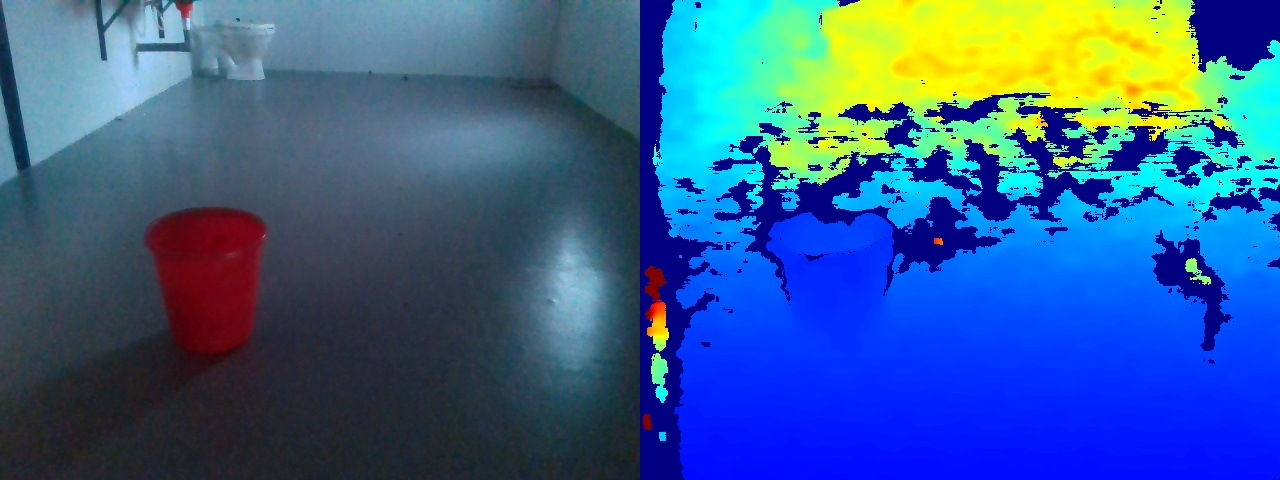
#> input picture dustbin_experiments/dustbin_distance_through_depth_map/depth_files_new/130_1.jpg, 1280 x 480 px
$ python -i depth_bottom_dustbin.py   (imports and definitions only)
#> lines starting #> are read from the running program, lines starting #| are printed output that depends on the picture; after the words box and inside, x2 and y2 are one past the last pixel; in counts of white or black regions, pixels touching at a corner belong together
import pyrealsense2 as rs
import numpy as np
import cv2
import matplotlib.pyplot as plt
from math import sqrt
# Configure depth and color streams
# [1 line that did not run here, left out]
# [1 line that did not run here, left out]

# Get device product line for setting a supporting resolution
# [1 line that did not run here, left out]
# [1 line that did not run here, left out]
# [1 line that did not run here, left out]
# [1 line that did not run here, left out]


# Start streaming
# [1 line not run here, left out]
count_no=0

def get_depth_at_pixel(depth_frame, pixel_x, pixel_y):
    """
    Get the depth value at the desired image point
    Parameters:
    -----------
    depth_frame      : rs.frame()
                           The depth frame containing the depth information of the image coordinate
    pixel_x              : double
                           The x value of the image coordinate
    pixel_y              : double
                            The y value of the image coordinate
    Return:
    ----------
    depth value at the desired pixel
    """
    return depth_frame.as_depth_frame().get_distance(round(pixel_x), round(pixel_y))

def erode_dilate(image):
    """
    Function to perform morphological operations to fill the 'holes' in the threshold image
    """
    kernel = np.ones((5, 5), np.uint8)
    img_erosion = cv2.erode(image, kernel, iterations=1)
    img_dilation = cv2.dilate(img_erosion, kernel, iterations=2)

    return img_dilation
def segment_dustbin(img):
    img_hsv=cv2.cvtColor(img,cv2.COLOR_RGB2HSV)
#> img_hsv: shape (480, 1280, 3); mean H, S, V 102.7, 171.4, 164.6
    h,s,v=cv2.split(img_hsv)
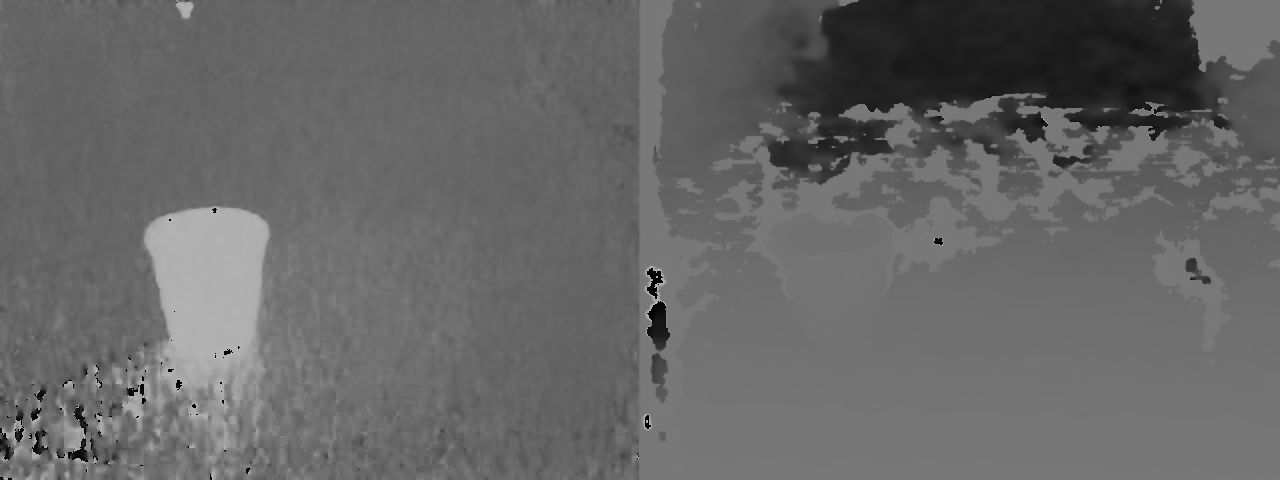
#> h: shape (480, 1280); min 0, max 179, mean 102.7
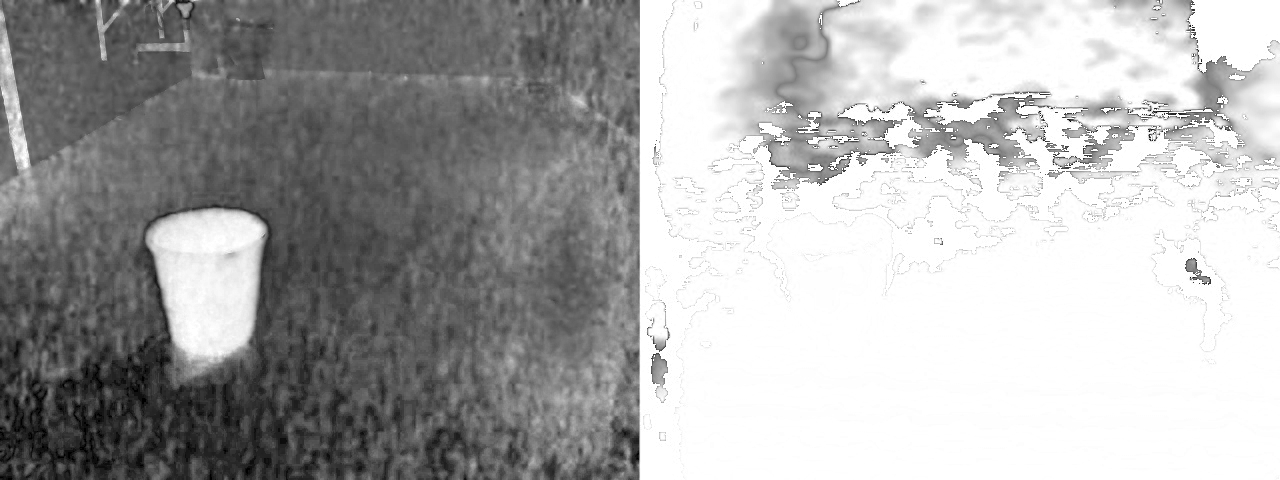
#> s: shape (480, 1280); min 0, max 255, mean 171.4
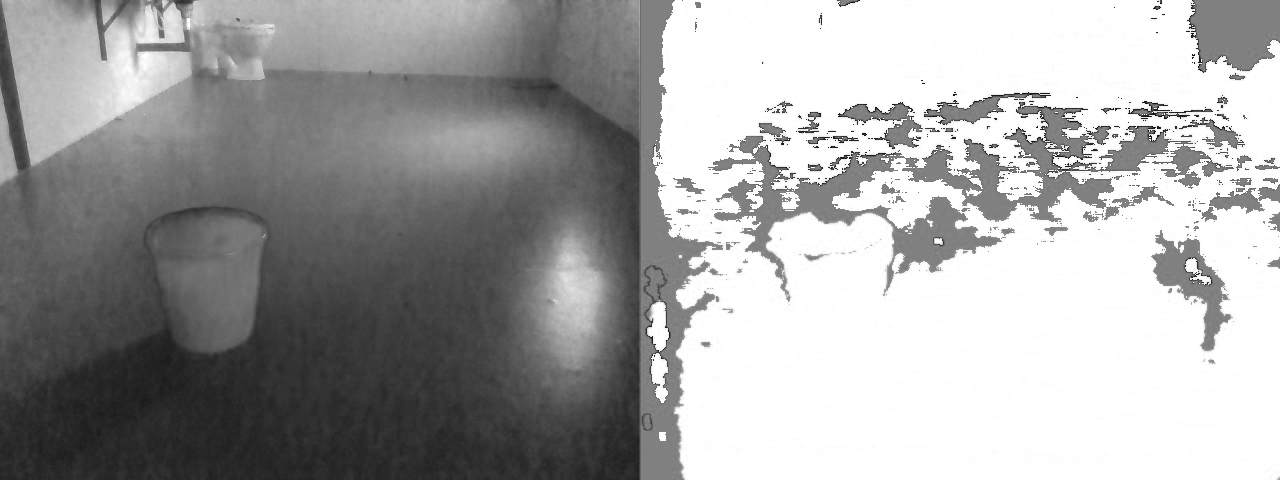
#> v: shape (480, 1280); min 13, max 255, mean 164.6

    mask=cv2.inRange(s, 0,140)
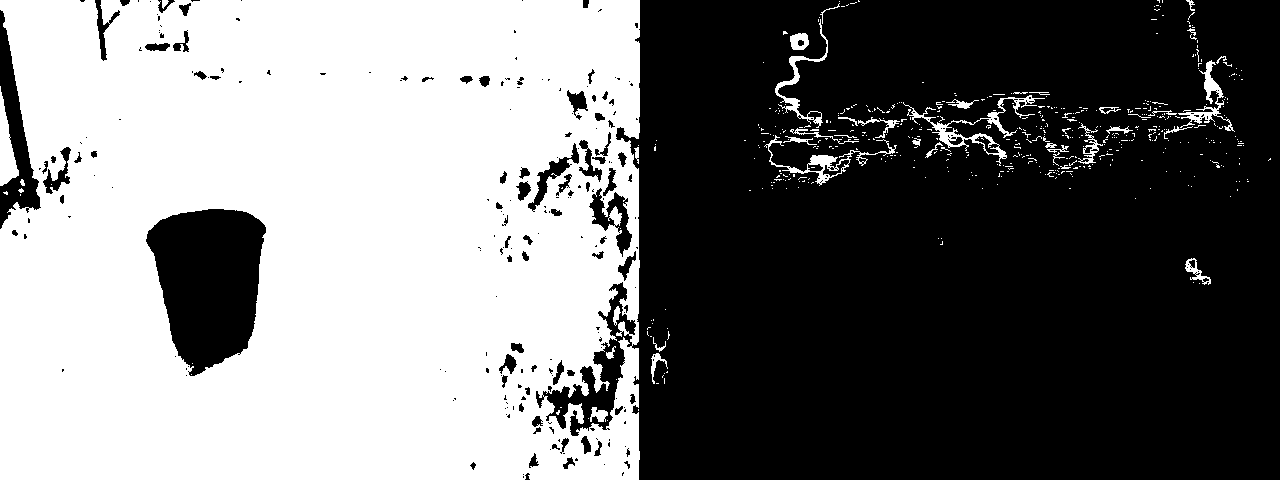
#> mask: shape (480, 1280); 46.4% white; 492 white regions (452 under 20 px), largest, box (x1, y1, x2, y2) and area: (0, 0, 640, 480) 276060, (903, 95, 1045, 166) 1285, (0, 86, 19, 186) 951
    mask1=cv2.bitwise_not(mask)


    mask1=erode_dilate(mask1)
#> in erode_dilate, `img_erosion = cv2.erode(image, kernel, iterations=1)`:
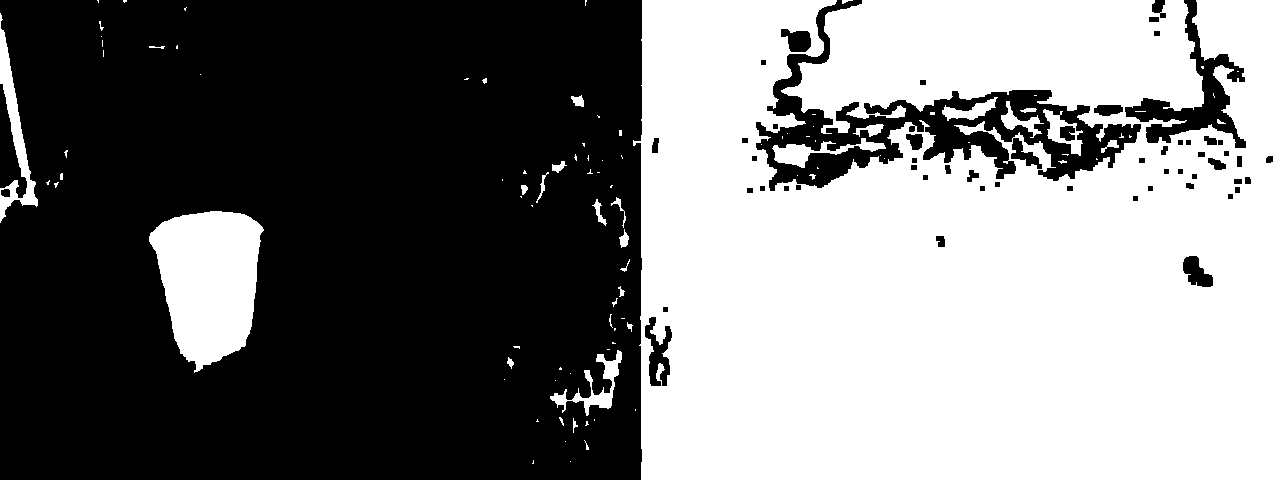
#> img_erosion: shape (480, 1280); 48.4% white; 100 white regions (68 under 20 px), largest, box (x1, y1, x2, y2) and area: (633, 0, 1280, 480) 276448, (149, 211, 264, 373) 13011, (0, 13, 38, 223) 2135
#> in erode_dilate, `img_dilation = cv2.dilate(img_erosion, kernel, iterations=2)`:
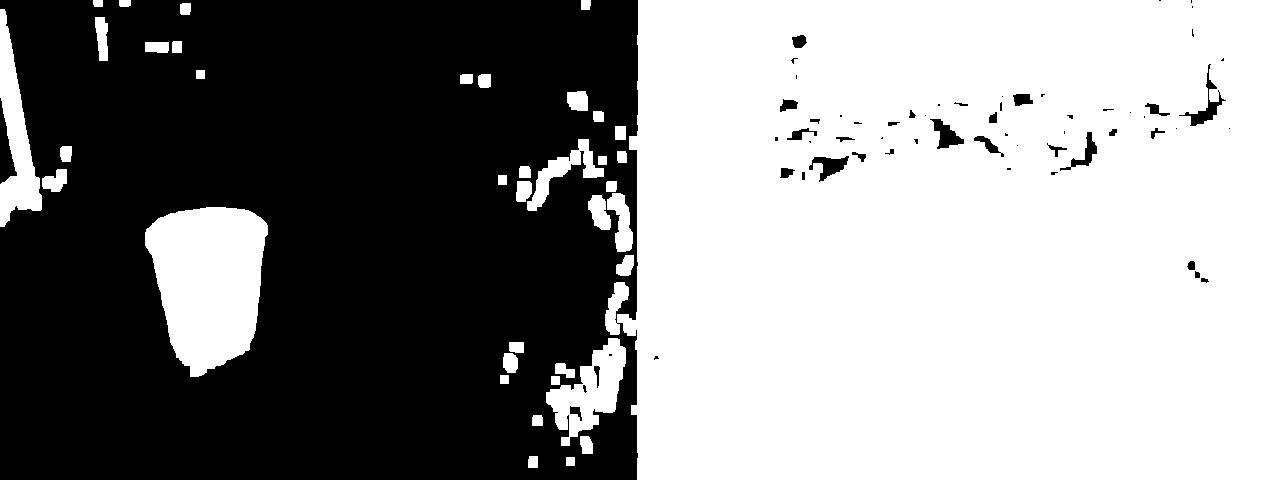
#> img_dilation: shape (480, 1280); 55% white; 62 black regions (32 under 20 px)
    # cv.imshow("MASK",mask1)
    contours, hierarchy = cv2.findContours(mask1, cv2.RETR_EXTERNAL, cv2.CHAIN_APPROX_NONE)
#> contours = 38 contours; largest, box (x1, y1, x2, y2) and area: (605, 0, 1280, 480) 308479, (145, 207, 268, 377) 15080, (546, 338, 626, 446) 3966, (0, 9, 42, 227) 3944, (527, 139, 604, 211) 1410
    # drawing = np.zeros((mask1.shape[0], mask1.shape[1], 3), np.uint8)
    contour_points=[]
    max_contour=max(contours,key=cv2.contourArea)
#> max_contour = contour of 2464 points, box (x1, y1, x2, y2) (605, 0, 1280, 480), area 308479

    # [6 lines of commented-out code are left out]
    white_points=[]
    for i in range(len(mask1)):
        for j in range(len(mask1[0])):
            if mask1[i][j]==255:
                white_points.append([j,i])
#> after the loop, white_points = 337669 items
    desired_points=white_points[len(white_points)-15:len(white_points)]
#> desired_points = [[1265, 479], [1266, 479], [1267, 479], [1268, 479], [1269, 479], [1270, 479], [1271, 479], [1272, 479], [1273, 479], [1274, 479], [1275, 479], [1276, 479], [1277, 479], [1278, 479], [1279, 479]]


    return contour_points,desired_points


# [77 lines not run here, left out]

>>> import cv2
>>> picture = cv2.cvtColor(cv2.imread('depth_files_new/130_1.jpg'), cv2.COLOR_BGR2RGB)
>>> result = segment_dustbin(picture)
#> result = ([], [[1265, 479], [1266, 479], [1267, 479], [1268, 479], [1269, 479], [1270, 479], [1271, 479], [1272, 479], [1273, 479], [1274, 479], [1275, 479], [1276, 479], [1277, 479], [1278, 479], [1279, 479]])

$ run again, on dustbin_experiments/dustbin_distance_through_depth_map/depth_files_new/130_2.jpg
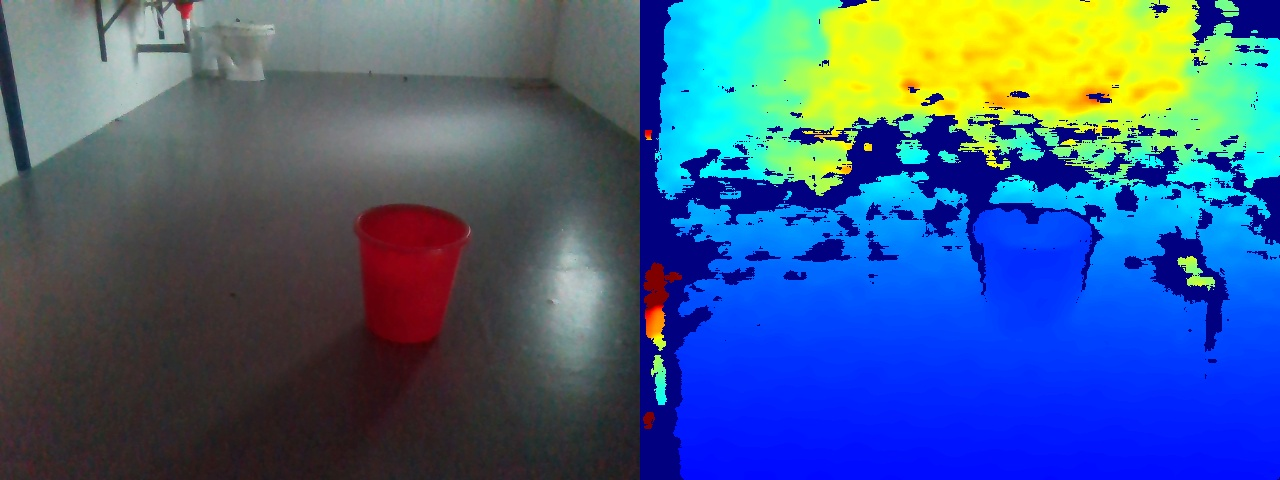
#> input picture dustbin_experiments/dustbin_distance_through_depth_map/depth_files_new/130_2.jpg, 1280 x 480 px
#> img_hsv: shape (480, 1280, 3); mean H, S, V 91.7, 144.8, 159.6
#> in segment_dustbin, `mask=cv2.inRange(s, 0,140)`:
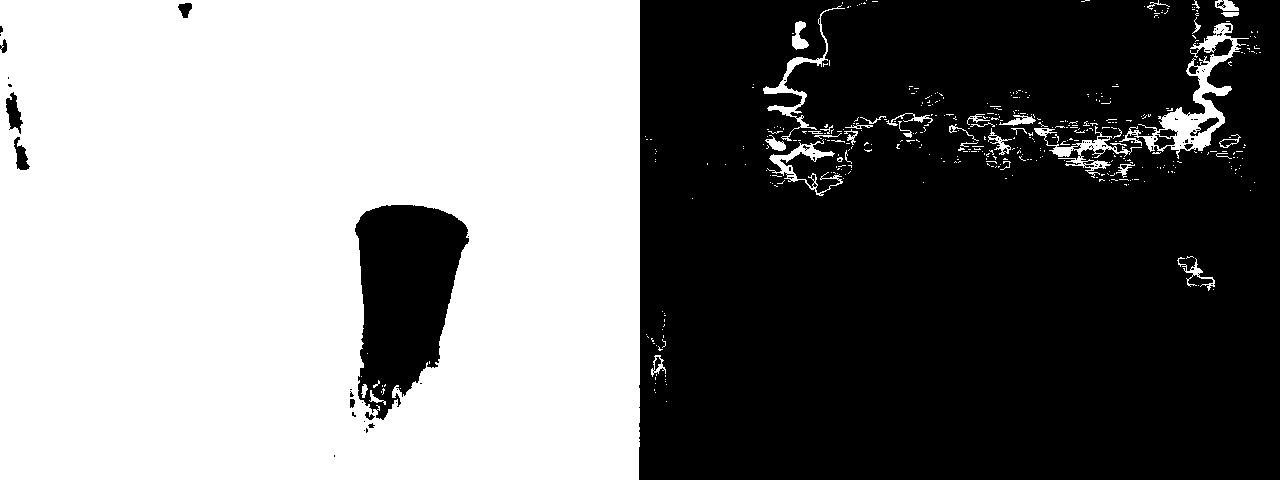
#> mask: shape (480, 1280); 48.8% white; 429 white regions (390 under 20 px), largest, box (x1, y1, x2, y2) and area: (0, 0, 640, 480) 289623, (1119, 23, 1249, 159) 3483, (1034, 126, 1142, 178) 1043
#> img_erosion: shape (480, 1280); 47.4% white; 62 white regions (34 under 20 px), largest, box (x1, y1, x2, y2) and area: (641, 0, 1280, 480) 273401, (358, 207, 466, 407) 14298, (791, 156, 836, 177) 517
#> in erode_dilate, `img_dilation = cv2.dilate(img_erosion, kernel, iterations=2)`:
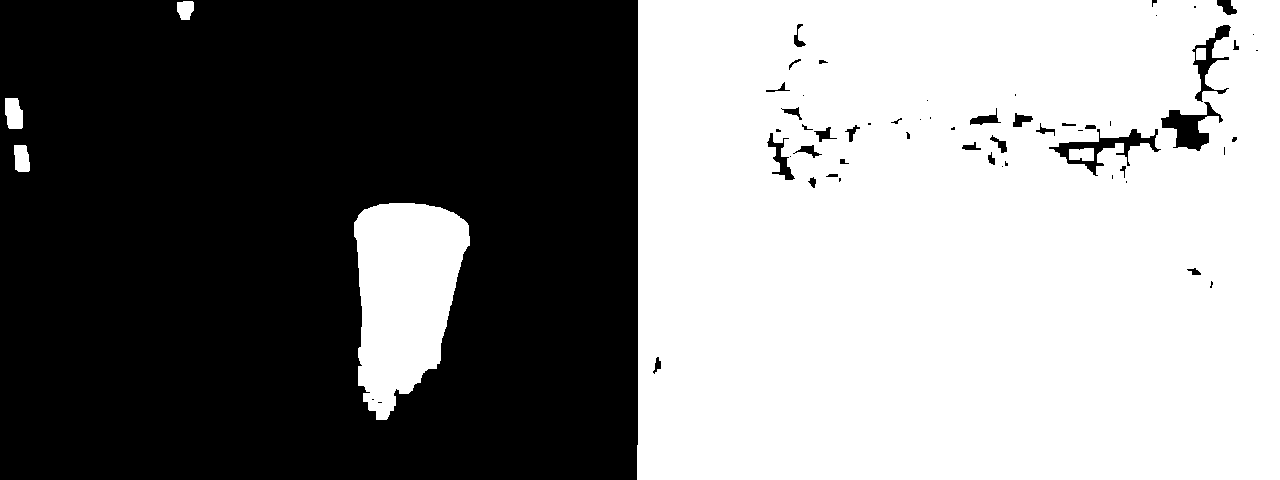
#> img_dilation: shape (480, 1280); 52.2% white; 58 black regions (26 under 20 px)
#> contours = 5 contours; box (x1, y1, x2, y2) and area: (637, 0, 1280, 480) 306854, (354, 203, 470, 420) 17316, (5, 98, 23, 129) 436, (14, 145, 30, 172) 337, (177, 1, 194, 20) 236
#> max_contour = contour of 2281 points, box (x1, y1, x2, y2) (637, 0, 1280, 480), area 306854
#> after the loop in segment_dustbin, `for i in range(len(mask1)):`: white_points = 320965 items
#> desired_points = [[1265, 479], [1266, 479], [1267, 479], [1268, 479], [1269, 479], [1270, 479], [1271, 479], [1272, 479], [1273, 479], [1274, 479], [1275, 479], [1276, 479], [1277, 479], [1278, 479], [1279, 479]]
#> result = ([], [[1265, 479], [1266, 479], [1267, 479], [1268, 479], [1269, 479], [1270, 479], [1271, 479], [1272, 479], [1273, 479], [1274, 479], [1275, 479], [1276, 479], [1277, 479], [1278, 479], [1279, 479]])

$ run again, on dustbin_experiments/dustbin_distance_through_depth_map/depth_files_new/150_1.jpg
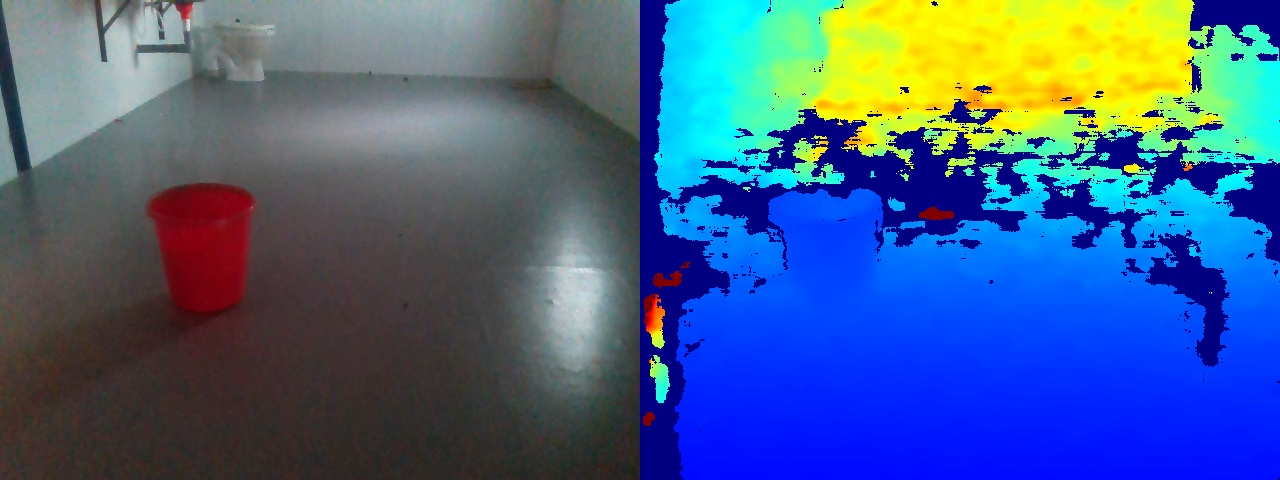
#> input picture dustbin_experiments/dustbin_distance_through_depth_map/depth_files_new/150_1.jpg, 1280 x 480 px
#> img_hsv: shape (480, 1280, 3); mean H, S, V 85.9, 145.4, 162.1
#> in segment_dustbin, `mask=cv2.inRange(s, 0,140)`:
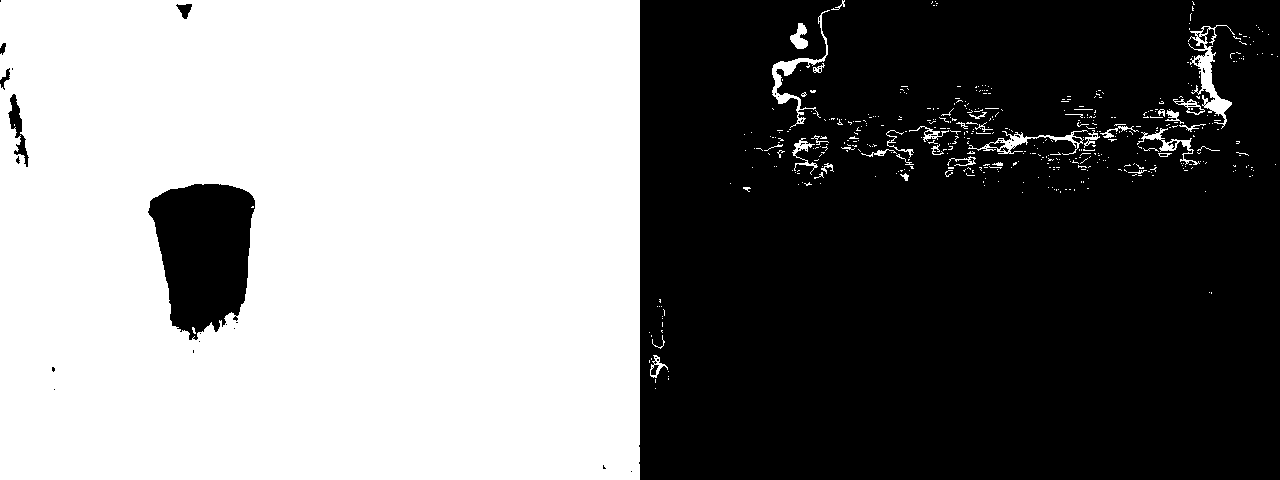
#> mask: shape (480, 1280); 49% white; 477 white regions (436 under 20 px), largest, box (x1, y1, x2, y2) and area: (0, 0, 640, 480) 294326, (1188, 25, 1235, 129) 1226, (772, 10, 830, 128) 888
#> img_erosion: shape (480, 1280); 47.4% white; 50 white regions (36 under 20 px), largest, box (x1, y1, x2, y2) and area: (642, 0, 1280, 480) 235497, (779, 0, 1212, 153) 43529, (151, 186, 253, 330) 10808
#> in erode_dilate, `img_dilation = cv2.dilate(img_erosion, kernel, iterations=2)`:
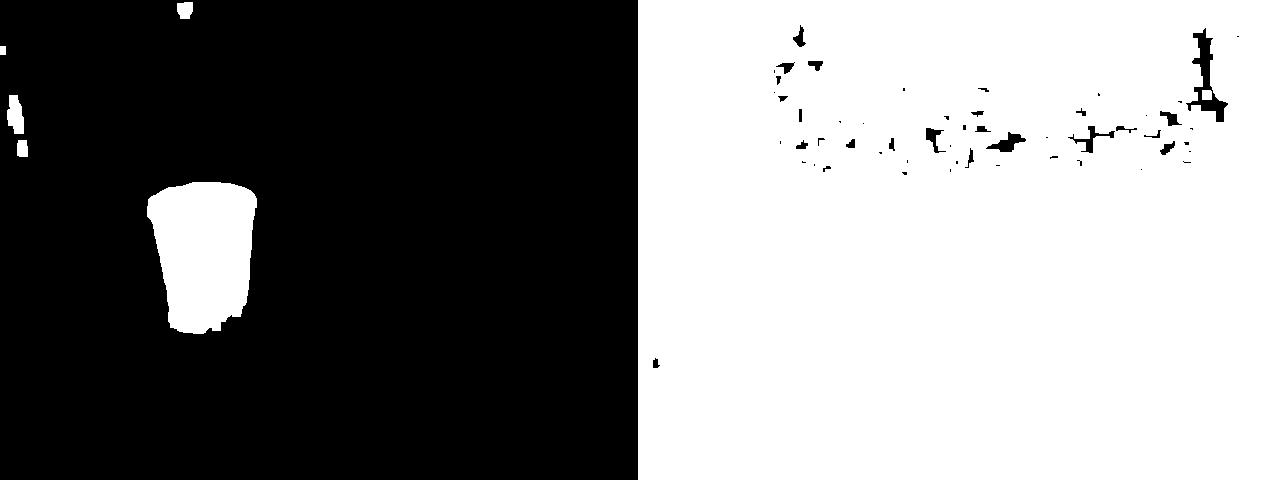
#> img_dilation: shape (480, 1280); 51.9% white; 55 black regions (30 under 20 px)
#> contours = 6 contours; box (x1, y1, x2, y2) and area: (638, 0, 1280, 480) 307039, (147, 182, 257, 334) 12740, (7, 95, 24, 134) 447, (177, 2, 193, 19) 204, (17, 140, 28, 157) 150, (0, 46, 6, 55) 40
#> max_contour = contour of 2240 points, box (x1, y1, x2, y2) (638, 0, 1280, 480), area 307039
#> after the loop in segment_dustbin, `for i in range(len(mask1)):`: white_points = 318673 items
#> desired_points = [[1265, 479], [1266, 479], [1267, 479], [1268, 479], [1269, 479], [1270, 479], [1271, 479], [1272, 479], [1273, 479], [1274, 479], [1275, 479], [1276, 479], [1277, 479], [1278, 479], [1279, 479]]
#> result = ([], [[1265, 479], [1266, 479], [1267, 479], [1268, 479], [1269, 479], [1270, 479], [1271, 479], [1272, 479], [1273, 479], [1274, 479], [1275, 479], [1276, 479], [1277, 479], [1278, 479], [1279, 479]])
